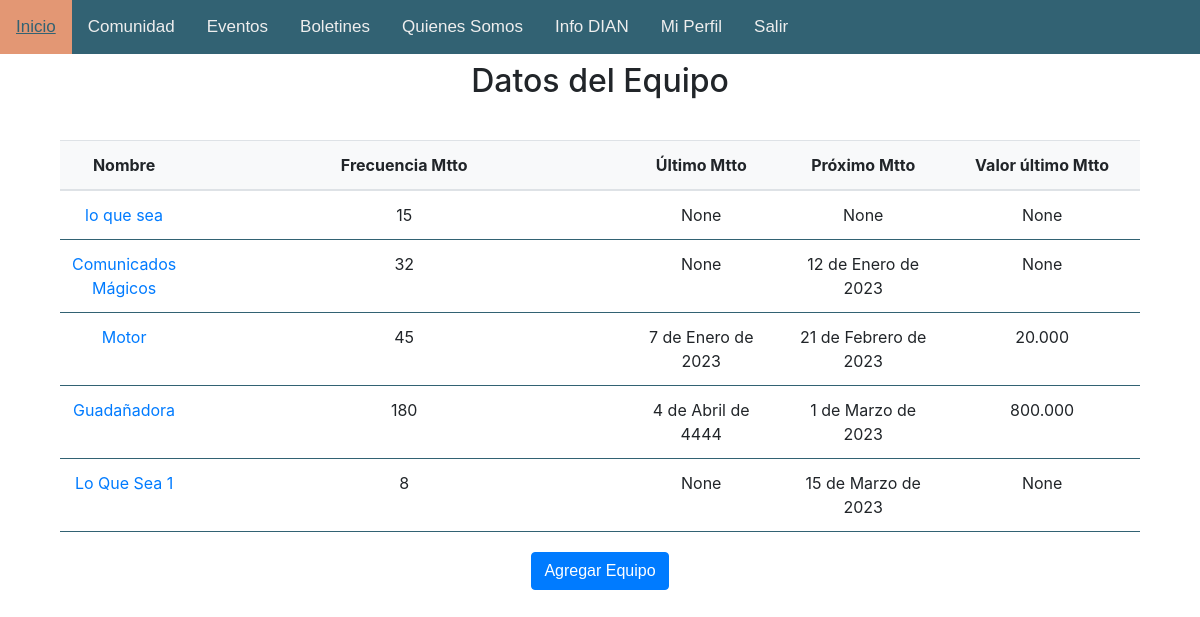
The page /mtto/lista_eq/ (signed in) on the database as committed earlier.
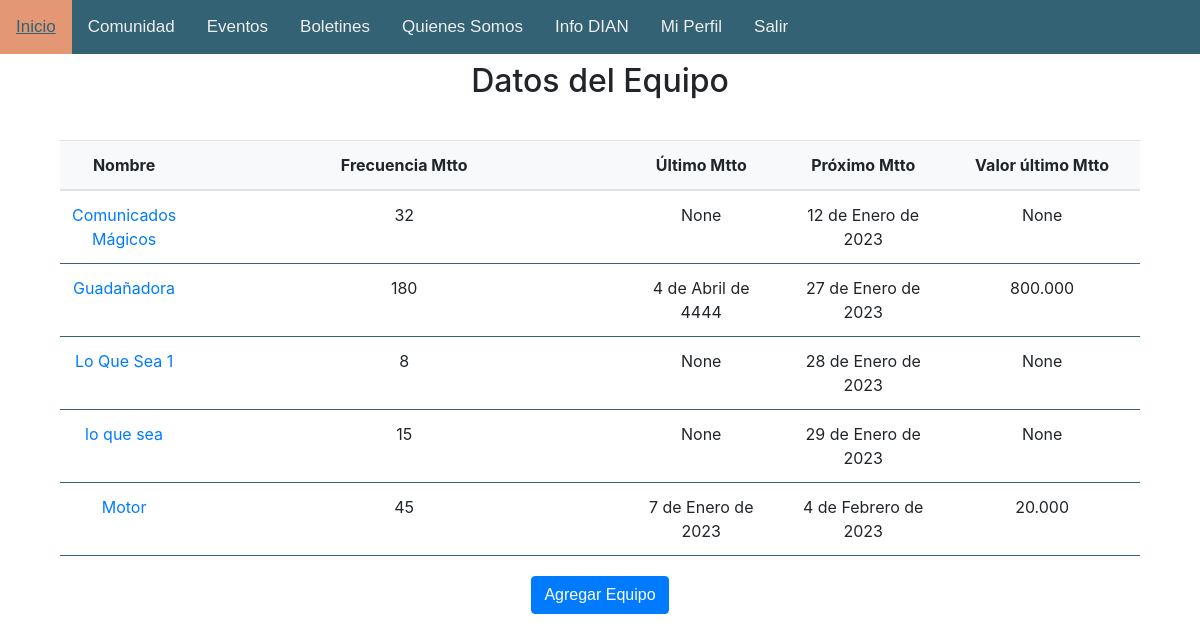
The same page on the database as committed later.
### mtto/models.py (models this page shows, shortened)
class Equip(models.Model):
    name = models.CharField(max_length=50, null=False, blank=False)
    frequency = models.PositiveSmallIntegerField()
    last_maintenance = models.DateField(null=True, blank=True)
    next_maintenance = models.DateField(null=True, blank=True)
    last_value = models.PositiveIntegerField(null=True, blank=True)
    days_60 = models.BooleanField(default=False)
    days_30 = models.BooleanField(default=False)
    days_14 = models.BooleanField(default=False)
    days_7 = models.BooleanField(default=False)
    days_3 = models.BooleanField(default=False)
    atrasado = models.BooleanField(default=False)
    class Meta():
        verbose_name_plural = 'equipos'

### mtto/views.py (the view)
# urls.py: path('lista_eq/', views.listadoEquipos, name='mtto.listado_equipos'),
@login_required
def listadoEquipos(request):
    comunidad = False
    if CustomUser.objects.get(user=request.user).comunidad:
        comunidad =True
        return render(request, 'mtto/listado_equipos.html', {
            'equipos': Equip.objects.all().order_by('next_maintenance'),
            'comunidad': comunidad,
        })
    else:
        return HttpResponseRedirect(reverse('home'))

### mtto/templates/mtto/listado_equipos.html (shortened to what this page needs)
{% extends 'base.html' %}
{% load static %}
    {% block body %}
    <h2 class="center">Datos del Equipo</h2>
    <br>
    <div style="width: 90%;" class="table-responsive center">
    <table class="table align-middle mb-0 bg-white center">
        <thead class="bg-light">
            <tr>
                <th style="width: 20px;">Nombre</th>
                <th>Frecuencia Mtto</th>
                <th>Último Mtto</th>
                <th>Próximo Mtto</th>
                <th>Valor último Mtto</th>
            </tr>
        </thead>
        <tbody>
            {% for equipo in equipos %}
            <tr>
                <td style="width: 20px;"><a href="{% url 'mtto.details' pk=equipo.id %}">{{ equipo.name }}</a></td>
                <td>{{ equipo.frequency }}</td>
                <td>{{ equipo.last_maintenance }}</td>
                <td>{{ equipo.next_maintenance }}</td>
                <td>{{ equipo.last_value }}</td>
            </tr>
            {% endfor %}
        </tbody>
    </table>
    <form action="{% url 'mtto.crear_equipo' %}">
        <button type="submit" class="btn btn-primary top-20">Agregar Equipo</button>
    </form>
</div>
    {% endblock %}

Rows that differ between the two databases and show on the page:
changed Equip "Guadañadora": next_maintenance "1 de Marzo de 2023" → "27 de Enero de 2023"
changed Equip "Lo Que Sea 1": next_maintenance "15 de Marzo de 2023" → "28 de Enero de 2023"
changed Equip "lo que sea": next_maintenance "None" → "29 de Enero de 2023"; moves down the list
changed Equip "Motor": next_maintenance "21 de Febrero de 2023" → "4 de Febrero de 2023"; moves down the list
